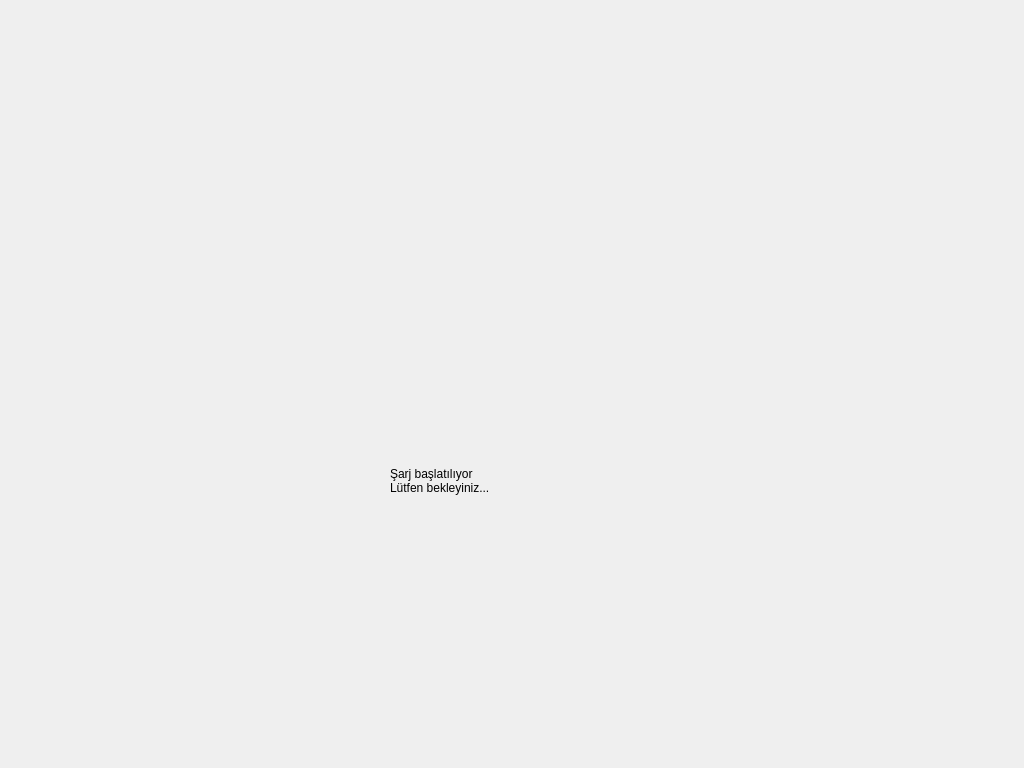
<?xml version="1.0" encoding="UTF-8"?>
<ui version="4.0">
 <class>PreparingForChargingScreen</class>
 <widget class="QWidget" name="PreparingForChargingScreen">
  <property name="geometry">
   <rect>
    <x>0</x>
    <y>0</y>
    <width>1024</width>
    <height>768</height>
   </rect>
  </property>
  <property name="windowTitle">
   <string>Form</string>
  </property>
  <widget class="QLabel" name="chargingLabel">
   <property name="geometry">
    <rect>
     <x>390</x>
     <y>435</y>
     <width>631</width>
     <height>91</height>
    </rect>
   </property>
   <property name="text">
    <string>Şarj başlatılıyor
Lütfen bekleyiniz...</string>
   </property>
  </widget>
  <widget class="SpinnerWidget" name="progressSpinnerWidget" native="true">
   <property name="geometry">
    <rect>
     <x>625</x>
     <y>540</y>
     <width>161</width>
     <height>131</height>
    </rect>
   </property>
  </widget>
  <widget class="QWidget" name="carAndStationImage" native="true">
   <property name="geometry">
    <rect>
     <x>387</x>
     <y>63</y>
     <width>637</width>
     <height>331</height>
    </rect>
   </property>
   <property name="styleSheet">
    <string notr="true"/>
   </property>
  </widget>
 </widget>
 <customwidgets>
  <customwidget>
   <class>SpinnerWidget</class>
   <extends>QWidget</extends>
   <header>spinnerwidget.h</header>
   <container>1</container>
  </customwidget>
 </customwidgets>
 <resources/>
 <connections/>
</ui>
